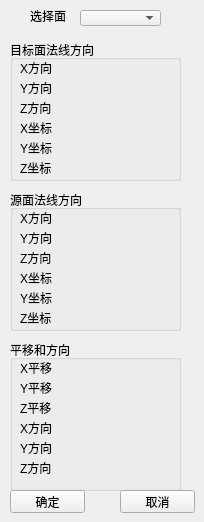
    <widget class="QWidget" name="page_7">
     <widget class="QGroupBox" name="groupBox_10">
      <property name="geometry">
       <rect>
        <x>10</x>
        <y>40</y>
        <width>171</width>
        <height>141</height>
       </rect>
      </property>
      <property name="title">
       <string>目标面法线方向</string>
      </property>
      <widget class="QLabel" name="label_58">
       <property name="geometry">
        <rect>
         <x>10</x>
         <y>20</y>
         <width>41</width>
         <height>16</height>
        </rect>
       </property>
       <property name="text">
        <string>X方向</string>
       </property>
      </widget>
      <widget class="QLabel" name="label_59">
       <property name="geometry">
        <rect>
         <x>10</x>
         <y>40</y>
         <width>41</width>
         <height>16</height>
        </rect>
       </property>
       <property name="text">
        <string>Y方向</string>
       </property>
      </widget>
      <widget class="QLabel" name="label_62">
       <property name="geometry">
        <rect>
         <x>10</x>
         <y>60</y>
         <width>41</width>
         <height>16</height>
        </rect>
       </property>
       <property name="text">
        <string>Z方向</string>
       </property>
      </widget>
      <widget class="QLabel" name="targetNormalY">
       <property name="geometry">
        <rect>
         <x>50</x>
         <y>40</y>
         <width>111</width>
         <height>16</height>
        </rect>
       </property>
       <property name="text">
        <string/>
       </property>
      </widget>
      <widget class="QLabel" name="targetNormalZ">
       <property name="geometry">
        <rect>
         <x>50</x>
         <y>60</y>
         <width>111</width>
         <height>16</height>
        </rect>
       </property>
       <property name="text">
        <string/>
       </property>
      </widget>
      <widget class="QLabel" name="targetNormalX">
       <property name="geometry">
        <rect>
         <x>50</x>
         <y>20</y>
         <width>111</width>
         <height>16</height>
        </rect>
       </property>
       <property name="text">
        <string/>
       </property>
      </widget>
      <widget class="QLabel" name="label_64">
       <property name="geometry">
        <rect>
         <x>10</x>
         <y>80</y>
         <width>41</width>
         <height>16</height>
        </rect>
       </property>
       <property name="text">
        <string>X坐标</string>
       </property>
      </widget>
      <widget class="QLabel" name="label_65">
       <property name="geometry">
        <rect>
         <x>10</x>
         <y>120</y>
         <width>41</width>
         <height>16</height>
        </rect>
       </property>
       <property name="text">
        <string>Z坐标</string>
       </property>
      </widget>
      <widget class="QLabel" name="targetPointX">
       <property name="geometry">
        <rect>
         <x>50</x>
         <y>80</y>
         <width>111</width>
         <height>16</height>
        </rect>
       </property>
       <property name="text">
        <string/>
       </property>
      </widget>
      <widget class="QLabel" name="targetPointZ">
       <property name="geometry">
        <rect>
         <x>50</x>
         <y>120</y>
         <width>111</width>
         <height>16</height>
        </rect>
       </property>
       <property name="text">
        <string/>
       </property>
      </widget>
      <widget class="QLabel" name="targetPointY">
       <property name="geometry">
        <rect>
         <x>50</x>
         <y>100</y>
         <width>111</width>
         <height>16</height>
        </rect>
       </property>
       <property name="text">
        <string/>
       </property>
      </widget>
      <widget class="QLabel" name="label_66">
       <property name="geometry">
        <rect>
         <x>10</x>
         <y>100</y>
         <width>41</width>
         <height>16</height>
        </rect>
       </property>
       <property name="text">
        <string>Y坐标</string>
       </property>
      </widget>
     </widget>
     <widget class="QGroupBox" name="groupBox_11">
      <property name="geometry">
       <rect>
        <x>10</x>
        <y>190</y>
        <width>171</width>
        <height>141</height>
       </rect>
      </property>
      <property name="title">
       <string>源面法线方向</string>
      </property>
      <widget class="QLabel" name="label_78">
       <property name="geometry">
        <rect>
         <x>10</x>
         <y>20</y>
         <width>41</width>
         <height>16</height>
        </rect>
       </property>
       <property name="text">
        <string>X方向</string>
       </property>
      </widget>
      <widget class="QLabel" name="label_79">
       <property name="geometry">
        <rect>
         <x>10</x>
         <y>40</y>
         <width>41</width>
         <height>16</height>
        </rect>
       </property>
       <property name="text">
        <string>Y方向</string>
       </property>
      </widget>
      <widget class="QLabel" name="label_80">
       <property name="geometry">
        <rect>
         <x>10</x>
         <y>60</y>
         <width>41</width>
         <height>16</height>
        </rect>
       </property>
       <property name="text">
        <string>Z方向</string>
       </property>
      </widget>
      <widget class="QLabel" name="sourceNormalY">
       <property name="geometry">
        <rect>
         <x>50</x>
         <y>40</y>
         <width>111</width>
         <height>16</height>
        </rect>
       </property>
       <property name="text">
        <string/>
       </property>
      </widget>
      <widget class="QLabel" name="sourceNormalZ">
       <property name="geometry">
        <rect>
         <x>50</x>
         <y>60</y>
         <width>111</width>
         <height>16</height>
        </rect>
       </property>
       <property name="text">
        <string/>
       </property>
      </widget>
      <widget class="QLabel" name="sourceNormalX">
       <property name="geometry">
        <rect>
         <x>50</x>
         <y>20</y>
         <width>111</width>
         <height>16</height>
        </rect>
       </property>
       <property name="text">
        <string/>
       </property>
      </widget>
      <widget class="QLabel" name="sourcePointY">
       <property name="geometry">
        <rect>
         <x>50</x>
         <y>100</y>
         <width>111</width>
         <height>16</height>
        </rect>
       </property>
       <property name="text">
        <string/>
       </property>
      </widget>
      <widget class="QLabel" name="sourcePointX">
       <property name="geometry">
        <rect>
         <x>50</x>
         <y>80</y>
         <width>111</width>
         <height>16</height>
        </rect>
       </property>
       <property name="text">
        <string/>
       </property>
      </widget>
      <widget class="QLabel" name="label_87">
       <property name="geometry">
        <rect>
         <x>10</x>
         <y>100</y>
         <width>41</width>
         <height>16</height>
        </rect>
       </property>
       <property name="text">
        <string>Y坐标</string>
       </property>
      </widget>
      <widget class="QLabel" name="sourcePointZ">
       <property name="geometry">
        <rect>
         <x>50</x>
         <y>120</y>
         <width>111</width>
         <height>16</height>
        </rect>
       </property>
       <property name="text">
        <string/>
       </property>
      </widget>
      <widget class="QLabel" name="label_88">
       <property name="geometry">
        <rect>
         <x>10</x>
         <y>120</y>
         <width>41</width>
         <height>16</height>
        </rect>
       </property>
       <property name="text">
        <string>Z坐标</string>
       </property>
      </widget>
      <widget class="QLabel" name="label_89">
       <property name="geometry">
        <rect>
         <x>10</x>
         <y>80</y>
         <width>41</width>
         <height>16</height>
        </rect>
       </property>
       <property name="text">
        <string>X坐标</string>
       </property>
      </widget>
     </widget>
     <widget class="QGroupBox" name="groupBox_12">
      <property name="geometry">
       <rect>
        <x>10</x>
        <y>340</y>
        <width>171</width>
        <height>151</height>
       </rect>
      </property>
      <property name="title">
       <string>平移和方向</string>
      </property>
      <widget class="QLabel" name="label_81">
       <property name="geometry">
        <rect>
         <x>10</x>
         <y>20</y>
         <width>41</width>
         <height>16</height>
        </rect>
       </property>
       <property name="text">
        <string>X平移</string>
       </property>
      </widget>
      <widget class="QLabel" name="label_82">
       <property name="geometry">
        <rect>
         <x>10</x>
         <y>40</y>
         <width>41</width>
         <height>16</height>
        </rect>
       </property>
       <property name="text">
        <string>Y平移</string>
       </property>
      </widget>
      <widget class="QLabel" name="label_83">
       <property name="geometry">
        <rect>
         <x>10</x>
         <y>60</y>
         <width>41</width>
         <height>16</height>
        </rect>
       </property>
       <property name="text">
        <string>Z平移</string>
       </property>
      </widget>
      <widget class="QLabel" name="moveInY">
       <property name="geometry">
        <rect>
         <x>50</x>
         <y>40</y>
         <width>111</width>
         <height>16</height>
        </rect>
       </property>
       <property name="text">
        <string/>
       </property>
      </widget>
      <widget class="QLabel" name="moveInZ">
       <property name="geometry">
        <rect>
         <x>50</x>
         <y>60</y>
         <width>111</width>
         <height>16</height>
        </rect>
       </property>
       <property name="text">
        <string/>
       </property>
      </widget>
      <widget class="QLabel" name="moveInX">
       <property name="geometry">
        <rect>
         <x>50</x>
         <y>20</y>
         <width>111</width>
         <height>16</height>
        </rect>
       </property>
       <property name="text">
        <string/>
       </property>
      </widget>
      <widget class="QLabel" name="label_84">
       <property name="geometry">
        <rect>
         <x>10</x>
         <y>80</y>
         <width>41</width>
         <height>16</height>
        </rect>
       </property>
       <property name="text">
        <string>X方向</string>
       </property>
      </widget>
      <widget class="QLabel" name="label_85">
       <property name="geometry">
        <rect>
         <x>10</x>
         <y>100</y>
         <width>41</width>
         <height>16</height>
        </rect>
       </property>
       <property name="text">
        <string>Y方向</string>
       </property>
      </widget>
      <widget class="QLabel" name="rotateInY">
       <property name="geometry">
        <rect>
         <x>50</x>
         <y>100</y>
         <width>111</width>
         <height>16</height>
        </rect>
       </property>
       <property name="text">
        <string/>
       </property>
      </widget>
      <widget class="QLabel" name="rotateInX">
       <property name="geometry">
        <rect>
         <x>50</x>
         <y>80</y>
         <width>111</width>
         <height>16</height>
        </rect>
       </property>
       <property name="text">
        <string/>
       </property>
      </widget>
      <widget class="QLabel" name="label_86">
       <property name="geometry">
        <rect>
         <x>10</x>
         <y>120</y>
         <width>41</width>
         <height>16</height>
        </rect>
       </property>
       <property name="text">
        <string>Z方向</string>
       </property>
      </widget>
      <widget class="QLabel" name="rotateInZ">
       <property name="geometry">
        <rect>
         <x>50</x>
         <y>120</y>
         <width>111</width>
         <height>16</height>
        </rect>
       </property>
       <property name="text">
        <string/>
       </property>
      </widget>
     </widget>
     <widget class="QLabel" name="label_63">
      <property name="geometry">
       <rect>
        <x>30</x>
        <y>10</y>
        <width>54</width>
        <height>12</height>
       </rect>
      </property>
      <property name="text">
       <string>选择面</string>
      </property>
     </widget>
     <widget class="QComboBox" name="comboBoxSurfaceIndex">
      <property name="geometry">
       <rect>
        <x>80</x>
        <y>10</y>
        <width>81</width>
        <height>16</height>
       </rect>
      </property>
     </widget>
     <widget class="QPushButton" name="pushButton_17">
      <property name="geometry">
       <rect>
        <x>10</x>
        <y>490</y>
        <width>75</width>
        <height>23</height>
       </rect>
      </property>
      <property name="text">
       <string>确定</string>
      </property>
     </widget>
     <widget class="QPushButton" name="pushButton_18">
      <property name="geometry">
       <rect>
        <x>120</x>
        <y>490</y>
        <width>75</width>
        <height>23</height>
       </rect>
      </property>
      <property name="text">
       <string>取消</string>
      </property>
     </widget>
    </widget>
